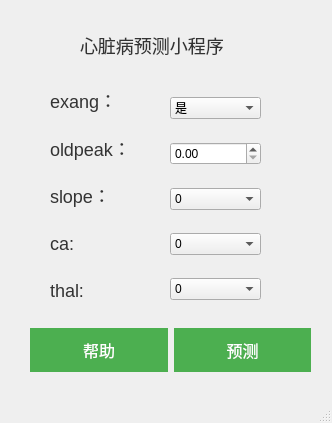
<?xml version="1.0" encoding="UTF-8"?>
<ui version="4.0">
 <class>MainWindow</class>
 <widget class="QMainWindow" name="MainWindow">
  <property name="geometry">
   <rect>
    <x>0</x>
    <y>0</y>
    <width>332</width>
    <height>423</height>
   </rect>
  </property>
  <property name="windowTitle">
   <string>MainWindow</string>
  </property>
  <widget class="QWidget" name="centralwidget">
   <widget class="QWidget" name="layoutWidget">
    <property name="geometry">
     <rect>
      <x>50</x>
      <y>80</y>
      <width>92</width>
      <height>231</height>
     </rect>
    </property>
    <layout class="QVBoxLayout" name="verticalLayout">
     <item>
      <widget class="QLabel" name="exang">
       <property name="styleSheet">
        <string notr="true">QLabel {
    color: #333; /* 文本颜色 */
    font-size: 18px; /* 字体大小 */
}
</string>
       </property>
       <property name="text">
        <string>exang：</string>
       </property>
      </widget>
     </item>
     <item>
      <widget class="QLabel" name="oldpeak">
       <property name="styleSheet">
        <string notr="true">QLabel {
    color: #333; /* 文本颜色 */
    font-size: 18px; /* 字体大小 */
}
</string>
       </property>
       <property name="text">
        <string>oldpeak：</string>
       </property>
      </widget>
     </item>
     <item>
      <widget class="QLabel" name="slope">
       <property name="styleSheet">
        <string notr="true">QLabel {
    color: #333; /* 文本颜色 */
    font-size: 18px; /* 字体大小 */
}</string>
       </property>
       <property name="text">
        <string>slope：</string>
       </property>
      </widget>
     </item>
     <item>
      <widget class="QLabel" name="ca">
       <property name="styleSheet">
        <string notr="true">QLabel {
    color: #333; /* 文本颜色 */
    font-size: 18px; /* 字体大小 */
}
</string>
       </property>
       <property name="text">
        <string>ca:</string>
       </property>
      </widget>
     </item>
     <item>
      <widget class="QLabel" name="thal">
       <property name="styleSheet">
        <string notr="true">QLabel {
    color: #333; /* 文本颜色 */
    font-size: 18px; /* 字体大小 */
}
</string>
       </property>
       <property name="text">
        <string>thal:</string>
       </property>
      </widget>
     </item>
    </layout>
   </widget>
   <widget class="QWidget" name="layoutWidget_2">
    <property name="geometry">
     <rect>
      <x>170</x>
      <y>80</y>
      <width>91</width>
      <height>241</height>
     </rect>
    </property>
    <layout class="QVBoxLayout" name="verticalLayout_2">
     <item>
      <widget class="QComboBox" name="exang_select">
       <item>
        <property name="text">
         <string>是</string>
        </property>
       </item>
       <item>
        <property name="text">
         <string>否</string>
        </property>
       </item>
      </widget>
     </item>
     <item>
      <widget class="QDoubleSpinBox" name="lodpeak_select">
       <property name="maximum">
        <double>6.200000000000000</double>
       </property>
      </widget>
     </item>
     <item>
      <widget class="QComboBox" name="slope_select">
       <item>
        <property name="text">
         <string>0</string>
        </property>
       </item>
       <item>
        <property name="text">
         <string>1</string>
        </property>
       </item>
       <item>
        <property name="text">
         <string>2</string>
        </property>
       </item>
      </widget>
     </item>
     <item>
      <widget class="QComboBox" name="ca_select">
       <property name="maxVisibleItems">
        <number>3</number>
       </property>
       <item>
        <property name="text">
         <string>0</string>
        </property>
       </item>
       <item>
        <property name="text">
         <string>1</string>
        </property>
       </item>
       <item>
        <property name="text">
         <string>2</string>
        </property>
       </item>
       <item>
        <property name="text">
         <string>3</string>
        </property>
       </item>
      </widget>
     </item>
     <item>
      <widget class="QComboBox" name="thal_select">
       <property name="maxVisibleItems">
        <number>3</number>
       </property>
       <item>
        <property name="text">
         <string>0</string>
        </property>
       </item>
       <item>
        <property name="text">
         <string>1</string>
        </property>
       </item>
       <item>
        <property name="text">
         <string>2</string>
        </property>
       </item>
       <item>
        <property name="text">
         <string>3</string>
        </property>
       </item>
      </widget>
     </item>
    </layout>
   </widget>
   <widget class="QWidget" name="horizontalLayoutWidget">
    <property name="geometry">
     <rect>
      <x>30</x>
      <y>320</y>
      <width>281</width>
      <height>61</height>
     </rect>
    </property>
    <layout class="QHBoxLayout" name="horizontalLayout">
     <item>
      <widget class="QPushButton" name="help">
       <property name="styleSheet">
        <string notr="true">QPushButton {
    background-color: #4CAF50; /* 背景颜色 */
    border: none; /* 去掉边框 */
    color: white; /* 文本颜色 */
    padding: 10px 20px; /* 内边距 */
    font-size: 16px; /* 字体大小 */
}

QPushButton:hover {
    background-color: #45a049; /* 鼠标悬停时的背景颜色 */
}
</string>
       </property>
       <property name="text">
        <string>帮助</string>
       </property>
      </widget>
     </item>
     <item>
      <widget class="QPushButton" name="button_predict">
       <property name="styleSheet">
        <string notr="true">QPushButton {
    background-color: #4CAF50; /* 背景颜色 */
    border: none; /* 去掉边框 */
    color: white; /* 文本颜色 */
    padding: 10px 20px; /* 内边距 */
    font-size: 16px; /* 字体大小 */
}

QPushButton:hover {
    background-color: #45a049; /* 鼠标悬停时的背景颜色 */
}
</string>
       </property>
       <property name="text">
        <string>预测</string>
       </property>
      </widget>
     </item>
    </layout>
   </widget>
   <widget class="QLabel" name="label">
    <property name="geometry">
     <rect>
      <x>80</x>
      <y>30</y>
      <width>151</width>
      <height>31</height>
     </rect>
    </property>
    <property name="styleSheet">
     <string notr="true">QLabel {
    color: #333; /* 文本颜色 */
    font-size: 18px; /* 字体大小 */
}
</string>
    </property>
    <property name="text">
     <string>心脏病预测小程序</string>
    </property>
   </widget>
  </widget>
  <widget class="QMenuBar" name="menubar">
   <property name="geometry">
    <rect>
     <x>0</x>
     <y>0</y>
     <width>332</width>
     <height>22</height>
    </rect>
   </property>
  </widget>
  <widget class="QStatusBar" name="statusbar"/>
 </widget>
 <resources/>
 <connections/>
 <slots>
  <slot>show_help()</slot>
  <slot>previous_page()</slot>
  <slot>predict()</slot>
 </slots>
</ui>
